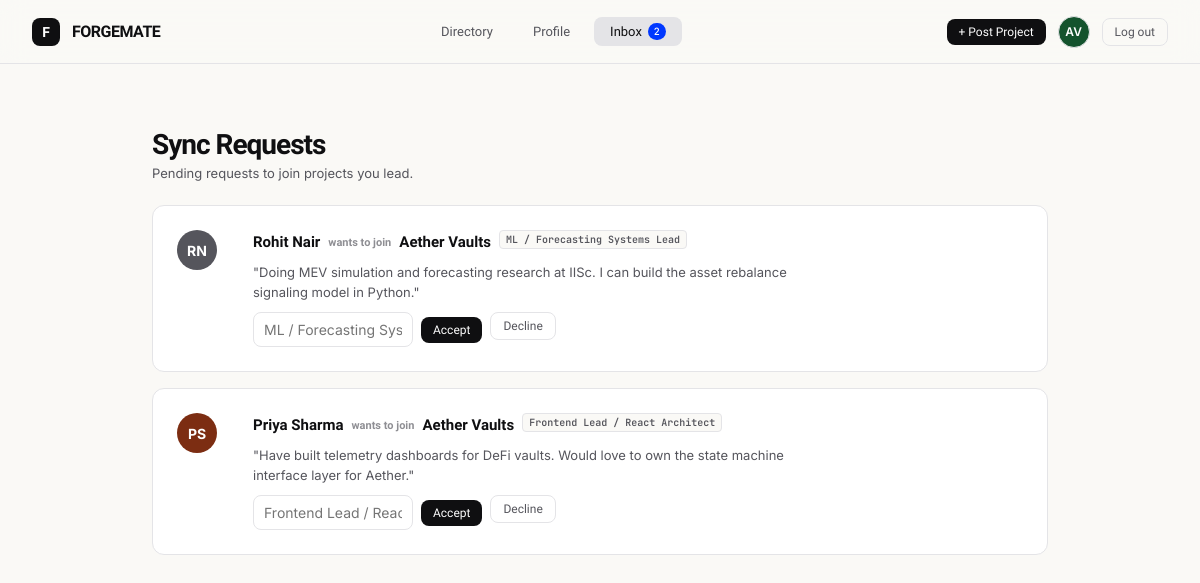
Screenshot of /inbox (signed in) with the database file from the repository.
### models.py (models this page shows, shortened)
class User(UserMixin, db.Model):
    id = db.Column(db.Integer, primary_key=True)
    username = db.Column(db.String(50), unique=True, nullable=False)
    email = db.Column(db.String(120), unique=True, nullable=False)
    password_hash = db.Column(db.String(255), nullable=False)
    full_name = db.Column(db.String(120))
    role_title = db.Column(db.String(150), default="")
    location = db.Column(db.String(120), default="")
    github_url = db.Column(db.String(200), default="")
    website_url = db.Column(db.String(200), default="")
    bio = db.Column(db.Text, default="")
    created_at = db.Column(db.DateTime, default=datetime.utcnow)
    skills = db.relationship(
        "Skill", backref="user", cascade="all, delete-orphan", lazy="dynamic"
    )
    led_projects = db.relationship(
        "Project", backref="lead", foreign_keys="Project.lead_id", lazy="dynamic"
    )
    memberships = db.relationship(
        "ProjectMember", backref="user", cascade="all, delete-orphan", lazy="dynamic"
    )
    @property
    def display_name(self):
        return self.full_name or self.username
    @property
    def initials(self):
        parts = [p for p in self.display_name.split() if p]
        if not parts:
            return "?"
        if len(parts) == 1:
            return parts[0][:2].upper()
        return (parts[0][0] + parts[1][0]).upper()
    @property
    def avatar_color(self):
        palette = ["#0038FF", "#14532D", "#7C2D12", "#55555C", "#0F0F11"]
        return palette[self.id % len(palette)]
    @property
    def pending_inbox_count(self):
        return JoinRequest.query.join(Project).filter(
            Project.lead_id == self.id, JoinRequest.status == "pending"
        ).count()

class JoinRequest(db.Model):
    id = db.Column(db.Integer, primary_key=True)
    project_id = db.Column(db.Integer, db.ForeignKey("project.id"), nullable=False)
    applicant_id = db.Column(db.Integer, db.ForeignKey("user.id"), nullable=False)
    role_id = db.Column(db.Integer, db.ForeignKey("project_role.id"), nullable=True)
    message = db.Column(db.Text, default="")
    status = db.Column(db.String(20), default="pending")  # pending/accepted/declined
    created_at = db.Column(db.DateTime, default=datetime.utcnow)
    applicant = db.relationship("User")

class Project(db.Model):
    id = db.Column(db.Integer, primary_key=True)
    title = db.Column(db.String(150), nullable=False)
    description = db.Column(db.Text, default="")
    event = db.Column(db.String(150), default="")
    tags = db.Column(db.String(300), default="")  # comma separated
    icon_emoji = db.Column(db.String(10), default="🔗")
    lead_id = db.Column(db.Integer, db.ForeignKey("user.id"), nullable=False)
    created_at = db.Column(db.DateTime, default=datetime.utcnow)
    manual_status = db.Column(db.String(20), default="")  # "", "open", "closing", "full"
    roles = db.relationship(
        "ProjectRole", backref="project", cascade="all, delete-orphan", lazy="dynamic"
    )
    members = db.relationship(
        "ProjectMember", backref="project", cascade="all, delete-orphan", lazy="dynamic"
    )
    requests = db.relationship(
        "JoinRequest", backref="project", cascade="all, delete-orphan", lazy="dynamic"
    )

class ProjectRole(db.Model):
    id = db.Column(db.Integer, primary_key=True)
    project_id = db.Column(db.Integer, db.ForeignKey("project.id"), nullable=False)
    title = db.Column(db.String(150), nullable=False)
    filled = db.Column(db.Boolean, default=False)
    join_requests = db.relationship("JoinRequest", backref="role", lazy="dynamic")

### app.py (the view)
@app.route("/inbox")
@login_required
def inbox():
    led_project_ids = [p.id for p in current_user.led_projects]
    pending = (
        JoinRequest.query.filter(
            JoinRequest.project_id.in_(led_project_ids),
            JoinRequest.status == "pending",
        )
        .order_by(JoinRequest.created_at.desc())
        .all()
    )
    return render_template("inbox.html", requests=pending)

### app.py (called while the page is built)
@login_manager.user_loader
def load_user(user_id):
    return User.query.get(int(user_id))

@app.context_processor
def inject_active_page():
    section_map = {
        "directory": "directory", "project_detail": "directory", "new_project": "directory",
        "my_profile": "profile", "view_profile": "profile", "edit_profile": "profile",
        "inbox": "inbox",
    }
    return {"active_page": section_map.get(request.endpoint, "")}

### templates/inbox.html (shortened to what this page needs)
{% extends "base.html" %}
{% block content %}
<div class="req-container">
  <div class="dir-title">
    <h1>Sync Requests</h1>
    <p>Pending requests to join projects you lead.</p>
  </div>
  {% if requests %}
  <div class="req-list">
    {% for jr in requests %}
    <div class="req-row">
      <div class="req-avatar-circle" style="background:{{ jr.applicant.avatar_color }};">{{ jr.applicant.initials }}</div>
      <div class="req-body-content" style="flex:1;">
        <h4>
          <a href="{{ url_for('view_profile', username=jr.applicant.username) }}">{{ jr.applicant.display_name }}</a>
          <span class="proj-sub-text">wants to join</span>
          <a href="{{ url_for('project_detail', project_id=jr.project.id) }}">{{ jr.project.title }}</a>
          {% if jr.role %}<span class="tag-mono">{{ jr.role.title }}</span>{% endif %}
        </h4>
        {% if jr.message %}<p class="req-message-text">"{{ jr.message }}"</p>{% endif %}
        <div class="req-actions-panel" style="flex-direction:row;">
          <form method="post" action="{{ url_for('accept_request', request_id=jr.id) }}" style="display:flex; gap:8px; align-items:center;">
            <input class="form-input" type="text" name="role_label" placeholder="{{ jr.role.title if jr.role else 'Contributor' }}" style="width:160px; padding:8px 10px;">
            <button class="btn btn-primary btn-sm" type="submit">Accept</button>
          </form>
          <form method="post" action="{{ url_for('decline_request', request_id=jr.id) }}">
            <button class="btn btn-ghost btn-sm" type="submit">Decline</button>
          </form>
        </div>
      </div>
    </div>
    {% endfor %}
  </div>
  {% else %}
  <div class="empty-state" style="margin-top:24px;">
    <p>No pending requests right now.</p>
  </div>
  {% endif %}
</div>
{% endblock %}

### templates/base.html (shortened to what this page needs)
<!DOCTYPE html>
<html lang="en">
<head>
<link rel="stylesheet" href="{{ url_for('static', filename='css/style.css') }}">
</head>
<body>
<nav>
  <a class="nav-logo" href="{{ url_for('landing') }}">
    <div class="nav-logo-icon">F</div>
    <span class="nav-logo-text">FORGEMATE</span>
  </a>
  {% if current_user.is_authenticated %}
  <div class="nav-links">
    <a class="nav-link {{ 'active' if active_page=='directory' }}" href="{{ url_for('directory') }}">Directory</a>
    <a class="nav-link {{ 'active' if active_page=='profile' }}" href="{{ url_for('my_profile') }}">Profile</a>
    <a class="nav-link {{ 'active' if active_page=='inbox' }}" href="{{ url_for('inbox') }}">
      Inbox
      {% if current_user.pending_inbox_count > 0 %}
      <span class="nav-badge">{{ current_user.pending_inbox_count }}</span>
      {% endif %}
    </a>
  </div>
  <div class="nav-actions">
    <a class="btn btn-primary btn-sm" href="{{ url_for('new_project') }}">+ Post Project</a>
    <a class="nav-avatar" style="background:{{ current_user.avatar_color }};" href="{{ url_for('my_profile') }}" title="{{ current_user.display_name }}">{{ current_user.initials }}</a>
    <a class="btn btn-ghost btn-sm" href="{{ url_for('logout') }}">Log out</a>
  </div>
  {% else %}
  <div class="nav-links"></div>
  <div class="nav-actions">
    <a class="btn btn-ghost btn-sm" href="{{ url_for('login') }}">Log in</a>
    <a class="btn btn-primary btn-sm" href="{{ url_for('register') }}">Sign up free →</a>
  </div>
  {% endif %}
</nav>
<div class="page">
  {% block content %}{% endblock %}
</div>
</body>
</html>

### static/css/style.css (style rules this page uses)
:root { --bg: #FAF9F6; --surface: #FFFFFF; --text: #0F0F11; --text-sec: #55555C; --text-muted: #8E8E93; --border: #E4E4E7; --border2: #C7C7CC; --accent: #0038FF; --accent-dim: rgba(0, 56, 255, 0.05); --green: #14532D; --green-dim: #E8F5E9; --amber: #7C2D12; --amber-dim: #FFF3E0; --red: #7F1D1D; --red-dim: #FFEBEE; --radius: 8px; --radius-sm: 4px; --radius-lg: 12px; }
* { margin:0; padding:0; box-sizing:border-box; }
html { scroll-behavior:smooth; }
body { background:var(--bg); color:var(--text); font-family:'Inter',sans-serif; min-height:100vh; -webkit-font-smoothing:antialiased; }
a { color:inherit; text-decoration:none; }
nav { position:fixed; top:0; left:0; right:0; z-index:100; background:rgba(250,249,246,0.85); backdrop-filter:blur(12px); border-bottom:1px solid var(--border); display:flex; align-items:center; justify-content:space-between; padding:0 32px; height:64px; }
.nav-logo { display:flex; align-items:center; gap:12px; cursor:pointer; }
.nav-logo-icon { width:28px; height:28px; background:var(--text); color:var(--surface); border-radius:var(--radius); display:flex; align-items:center; justify-content:center; font-family:'Plus Jakarta Sans',sans-serif; font-weight:700; font-size:14px; }
.nav-logo-text { font-family:'Plus Jakarta Sans',sans-serif; font-weight:700; font-size:16px; letter-spacing:-0.5px; }
.nav-links { display:flex; align-items:center; gap:8px; }
.nav-link { padding:6px 16px; border-radius:var(--radius); font-size:13px; font-weight:500; color:var(--text-sec); cursor:pointer; transition:all 0.1s; border:none; background:none; font-family:'Plus Jakarta Sans',sans-serif; display:inline-flex; align-items:center; }
.nav-link:hover, .nav-link.active { color:var(--text); background:var(--border); }
.nav-actions { display:flex; align-items:center; gap:12px; }
.nav-avatar { width:32px; height:32px; border-radius:50%; color:var(--surface); display:flex; align-items:center; justify-content:center; font-size:12px; font-weight:600; cursor:pointer; border:1px solid var(--border); }
.nav-badge { font-family:'JetBrains Mono',monospace; font-size:10px; background:var(--accent); color:#fff; padding:2px 6px; border-radius:10px; margin-left:6px; }
.btn { display:inline-flex; align-items:center; gap:8px; padding:8px 16px; border-radius:var(--radius); font-size:13px; font-weight:500; cursor:pointer; transition:all 0.1s; border:none; font-family:'Plus Jakarta Sans',sans-serif; }
.btn-primary { background:var(--text); color:var(--surface); }
.btn-ghost { background:transparent; color:var(--text-sec); border:1px solid var(--border); }
.btn-sm { padding:6px 12px; font-size:12px; }
.page { min-height:100vh; padding-top:64px; }
.dir-title h1 { font-family:'Plus Jakarta Sans',sans-serif; font-size:28px; font-weight:700; letter-spacing:-1px; }
.dir-title p { font-size:13px; color:var(--text-sec); margin-top:4px; }
.proj-sub-text { font-size:11px; color:var(--text-muted); margin-top:2px; }
.tag-mono { display:inline-block; padding:2px 6px; border-radius:var(--radius-sm); font-family:'JetBrains Mono',monospace; font-size:10px; color:var(--text-sec); background:var(--bg); border:1px solid var(--border); margin-right:4px; margin-bottom:4px; }
.req-container { max-width:960px; margin:0 auto; padding:64px 32px; }
.req-list { display:flex; flex-direction:column; gap:16px; margin-top:24px; }
.req-row { background:var(--surface); border:1px solid var(--border); border-radius:var(--radius-lg); padding:24px; display:grid; grid-template-columns:56px 1fr 180px; gap:20px; align-items:start; transition:border-color 0.15s; }
.req-avatar-circle { width:40px; height:40px; border-radius:50%; display:flex; align-items:center; justify-content:center; color:#fff; font-weight:700; font-size:14px; flex-shrink:0; }
.req-body-content h4 { font-family:'Plus Jakarta Sans',sans-serif; font-size:15px; font-weight:600; display:flex; align-items:center; gap:8px; flex-wrap:wrap; }
.req-message-text { font-size:13px; color:var(--text-sec); line-height:1.5; margin:10px 0; }
.req-actions-panel { display:flex; flex-direction:column; gap:8px; }
.form-input, .form-textarea, .form-select { width:100%; padding:10px 14px; border:1px solid var(--border); border-radius:var(--radius); font-family:'Inter',sans-serif; font-size:14px; color:var(--text); background:var(--surface); outline:none; transition:border-color 0.1s; }

### rows the page displays
User: initials "AV"
JoinRequest: applicant.initials "RN", applicant.display_name "Rohit Nair", project "Aether Vaults", role "ML / Forecasting Systems Lead", message "Doing MEV simulation and forecasting research at IISc. I can build the asset rebalance signaling model in Python.", role_label "ML / Forecasting Systems Lead"
JoinRequest: applicant.initials "PS", applicant.display_name "Priya Sharma", project "Aether Vaults", role "Frontend Lead / React Architect", message "Have built telemetry dashboards for DeFi vaults. Would love to own the state machine interface layer for Aether.", role_label "Frontend Lead / React Architect"

### other values shown
{{ current_user.pending_inbox_count }} "2"
